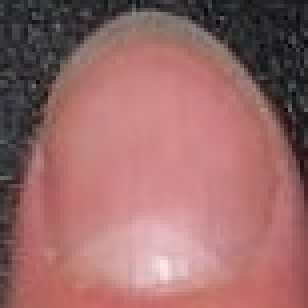
#> input picture nails images/Nails-Pitting/ss1.jpg, 77 x 77 px (shown 4 times larger)
$ jupyter execute --allow-errors Texture.ipynb   (shell and % lines are left out)   (older library calls are emulated)
#> lines starting #> are read from the running program, lines starting #| are printed output that depends on the picture
[cell 1]
import cv2
import numpy as np
import matplotlib.pyplot as plt
# import mavii
from skimage.feature import local_binary_pattern

[cell 2]
nail_image = cv2.imread('nails images/Nails-Pitting/ss1.jpg')
#> nail_image is the input picture: shape (77, 77, 3); mean B, G, R 105.3, 105.8, 154.2
plt.imshow(nail_image)

[cell 3]
nail_image = cv2.imread('nails images/Nails-Pitting/ss1.jpg',cv2.IMREAD_GRAYSCALE)
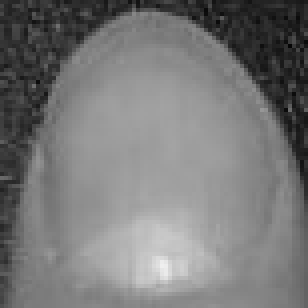
#> nail_image: shape (77, 77) (shown 4 times larger); min 5, max 239, mean 120.2
height,width = nail_image.shape
#> height = 77; width = 77
total_points = 16
object_radius = 8
nails_texture = local_binary_pattern(nail_image,total_points,object_radius,method="uniform")
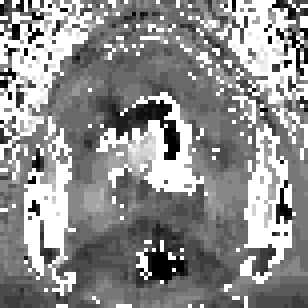
#> nails_texture: shape (77, 77) float64 (shown 4 times larger); min 0, max 17, mean 9.46; drawn with min black and max white
total_bins = int(nails_texture.max()+1)
#> total_bins = 18
texture_data = np.histogram(nails_texture,density=True,bins=total_bins,range=(0,total_bins))

fig,axes = plt.subplots(nrows=1,ncols=3,figsize=(width/10,height/10))

axes[0].set_title("original nails")
axes[0].imshow(nail_image)

axes[1].set_title("grayscale nails")
axes[1].imshow(nail_image, cmap="gray")

axes[2].set_title("texture image")
axes[2].imshow(nails_texture, cmap="gray")

plt.tight_layout()
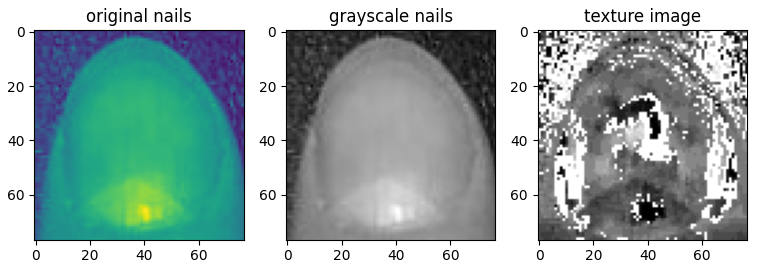
#> figure drawn by matplotlib, 3 panels

[cell 4]
#grabing the texture data from testing material
test_nails = cv2.imread("nails images/Real time data/ss.jpeg",cv2.IMREAD_GRAYSCALE)
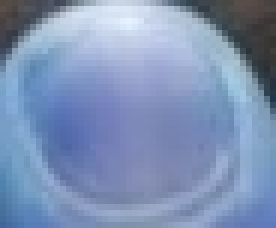
#> input picture nails images/Real time data/ss.jpeg, 46 x 38 px (shown 6 times larger)
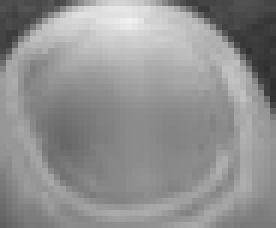
#> test_nails: shape (38, 46) (shown 6 times larger); min 46, max 240, mean 144.7
height,width = test_nails.shape
#> height = 38; width = 46
total_points = 16
object_radius = 8
test_texture = local_binary_pattern(test_nails,total_points,object_radius,method="uniform")
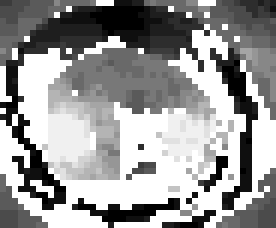
#> test_texture: shape (38, 46) float64 (shown 6 times larger); min 0, max 17, mean 10.17; drawn with min black and max white
total_bins = int(test_texture.max()+1)
test_data,_ =np.histogram(test_texture,density=True,bins=total_bins)
#> test_data = 18 values, max 0.376 at index 17, min 0.00969 at index 14, mean 0.0588

fig,axes = plt.subplots(nrows=1,ncols = 3,figsize=(width/5,height/5))

axes[0].set_title("test nails")
axes[0].imshow(test_nails)

axes[1].set_title("grayscale nails")
axes[1].imshow(test_nails, cmap="gray")

axes[2].set_title("texture data of nails")
axes[2].imshow(test_texture,cmap="gray")

plt.tight_layout()

[cell 5]
axes[0].set_title("test nails")
axes[0].imshow(test_nails)

[cell 6]
from skimage import io
from skimage.feature import greycomatrix, greycoprops

[cell 7]
PATCH_SIZE = 35
image = io.imread('nails images/Real time data/ss.jpeg',as_gray=True)
#> image: shape (38, 46) float64; min 0.181, max 0.943, mean 0.568
print(image)
#> (printed output is left out)
plt.imshow(image, cmap='gray')

[cell 8]
image = io.imread('nails images/Real time data/ss.jpeg',as_gray=True)
nails_texture = local_binary_pattern(image,total_points,object_radius,method="uniform")
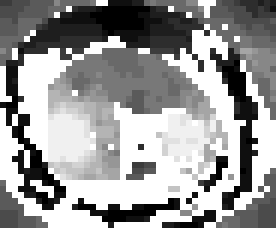
#> nails_texture: shape (38, 46) float64 (shown 6 times larger); min 0, max 17, mean 10.14; drawn with min black and max white
total_bins = int(nails_texture.max()+1)
texture_data = np.histogram(nails_texture,density=True,bins=total_bins,range=(0,total_bins))
plt.imshow(test_texture,cmap="gray")

#> (a cell that did not finish here is left out)

[cell 10]
cell_locations = [(50, 50), (200, 50), (50, 350), (200, 350)]
cell_patches = []
for loc in cell_locations:
    cell_patches.append(image[loc[0]:loc[0] + PATCH_SIZE,
                               loc[1]:loc[1] + PATCH_SIZE])
#> after the loop, cell_patches = [empty array, empty array, empty array, empty array]

[cell 11]
# https://youtu.be/5x-CIHRmMNY
"""
@author: Sreenivas Bhattiprolu
https://scikit-image.org/docs/dev/auto_examples/features_detection/plot_glcm.html

skimage.feature.greycomatrix(image, distances, angles, levels=None, symmetric=False, normed=False)
distances - List of pixel pair distance offsets.
angles - List of pixel pair angles in radians.

skimage.feature.greycoprops(P, prop)
prop: The property of the GLCM to compute.
{‘contrast’, ‘dissimilarity’, ‘homogeneity’, ‘energy’, ‘correlation’, ‘ASM’}

"""

import matplotlib.pyplot as plt

from skimage.feature import greycomatrix, greycoprops
from skimage import io
import cv2
import numpy as np

PATCH_SIZE = 35

image = io.imread('nails images/Nails-Pitting/ss3.jpg',as_gray=True)
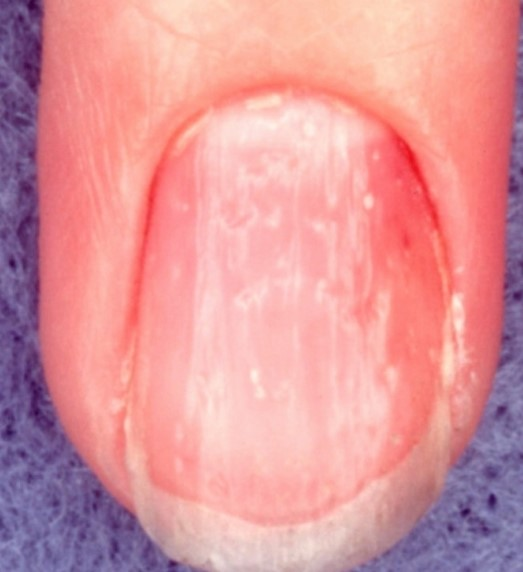
#> input picture nails images/Nails-Pitting/ss3.jpg, 523 x 572 px
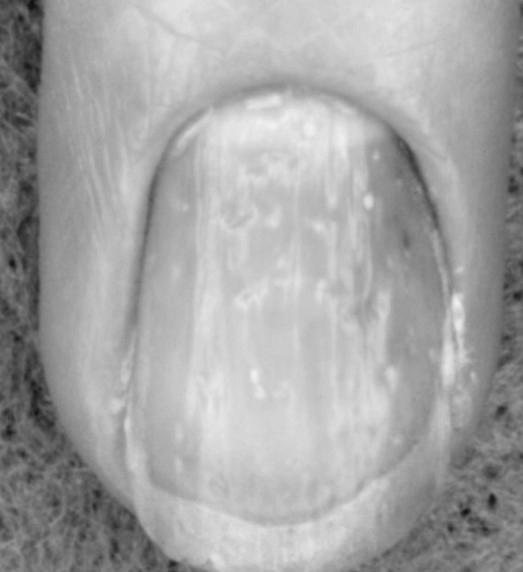
#> image: shape (572, 523) float64; min 0.0606, max 0.948, mean 0.647
#> (the rest of this cell did not finish here and is left out)

[cell 12]
import skimage.io
import skimage.feature
im = skimage.io.imread('nails images/Nails-Pitting/ss3.jpg', as_gray=True)
img = skimage.img_as_ubyte(im)
img1=img/128
print(img1)
#> (printed output is left out)
#> (the rest of this cell did not finish here and is left out)
